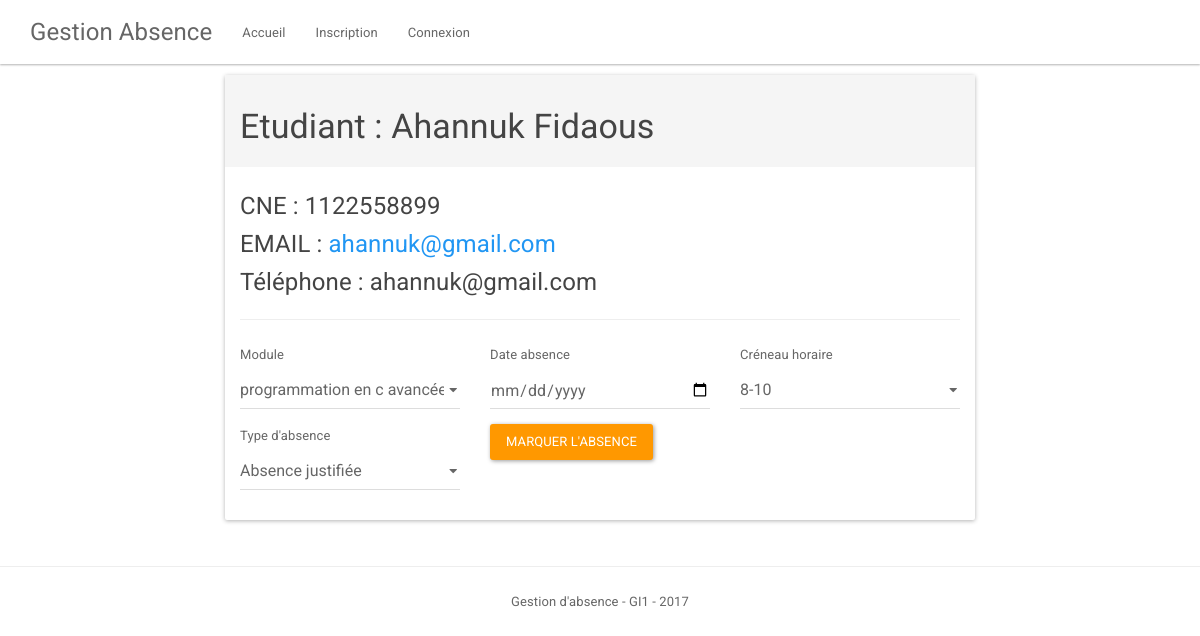
The page /marquer_absence.php?id=1 on the database its author committed.
### tables this page shows
CREATE TABLE IF NOT EXISTS `etudiant` (
  `id` int(11) NOT NULL AUTO_INCREMENT,
  `id_user` int(11) NOT NULL,
  `cin` varchar(255) NOT NULL,
  `nom` varchar(255) NOT NULL,
  `cne` varchar(255) NOT NULL,
  `prenom` varchar(255) NOT NULL,
  `date_naissance` date NOT NULL,
  `adresse` text NOT NULL,
  `lieu_naissance` varchar(255) NOT NULL,
  `telephone` varchar(255) NOT NULL,
  `email` varchar(255) NOT NULL,
  PRIMARY KEY (`id`),
  KEY `id_user` (`id_user`)
);

### files/database.php (called while the page is built, shortened)
<?php
class Db {
    private $host = "127.0.0.1";
    private $username  = "root";
    private  $password = "";
    private $database = "gab";
    public  function __construct ($host = null,$username = null ,$password = null ,$database = null ) {
        try{
            $this->db = new PDO("mysql:host=".$this->host .";dbname=".$this->database, $this->username, $this->password,
                array (
                    PDO::MYSQL_ATTR_INIT_COMMAND => 'SET NAMES UTF8',
                    PDO::ATTR_ERRMODE => PDO::ERRMODE_WARNING
                )
            );
        }catch(PDOException $e){
            echo ($e->getMessage());
        }
    }
}

### files/Etudiant.php (called while the page is built, shortened)
<?php
class Etudiant extends Db {
    public function getEtudiant($id)
    {
        $student = "";
        $sttm = $this->db->prepare("SELECT * FROM etudiant where id=:id");
        $sttm->bindParam(':id', $id);
        if($sttm->execute())
        {
            $student = $sttm->fetch(PDO::FETCH_ASSOC);
            return $student;
        }
        return $student;
    }
}

### files/Module.php (called while the page is built, shortened)
<?php
class Module extends Db{
    public function listModules(){
        $modules = [];
        $sttm = $this->db->prepare("SELECT * FROM module");
        if($sttm->execute())
        {
            $modules = $sttm->fetchAll();
            return $modules;
        }
        return $modules;
    }
}

### marquer_absence.php (the view, shortened to what this page needs)
<?php
require_once "header.php";
$etudiant = new Etudiant();
$etudiant = $etudiant->getEtudiant($_GET["id"]);
$modules = new Module();
$modules = $modules->listModules();
?>
<div class="container">
    <div class="row">
        <div class="col-md-8 col-md-offset-2">
            <div class="panel panel-default">
                <div class="panel-heading"><h3>Etudiant : <?= $etudiant["nom"] ?> <?= $etudiant["prenom"] ?></h3></div>
                <div class="panel-body">
                    <h4>CNE : <?=$etudiant["cne"] ?></h4>
                    <h4>EMAIL : <a target="_blank" href="mailto:<?=$etudiant["email"] ?>"  ><?=$etudiant["email"] ?></a></h4>
                    <h4>Téléphone : <?=$etudiant["email"] ?></h4>
                    <hr>
                    <form action="marquer_absence.php" method="POST">
                        <div class="row">
                            <div class="col-md-4">
                                <div class="form-group">
                                    <label for="">Module</label>
                                    <select class="form-control" name="module" id="">
                                        <?php foreach ($modules as $m): ?>
                                            <option value="<?= $m["nom_module"] ?>"><?= $m["nom_module"] ?></option>
                                        <?php endforeach; ?>
                                    </select>
                                </div>
                            </div>
                            <div class="col-md-4">
                                <div class="form-group">
                                    <label for="">Date absence</label>
                                    <input type="date" name="date_absence" class="form-control" placeholder="Date absence" >
                                </div>
                            </div>
                            <div class="col-md-4">
                                <div class="form-group">
                                    <label for="">Créneau horaire</label>
                                    <select name="crn_horaire" id="" class="form-control">
                                        <option value="8-10">8-10</option>
                                    </select>
                                </div>
                            </div>
                        </div>
                        <div class="row">
                            <div class="col-md-4">
                                <div class="form-group">
                                    <label for="">Type d'absence</label>
                                    <select class="form-control" name="type_absence" id="">
                                        <option value="Absence justifiée" selected >Absence justifiée</option>
                                    </select>
                                </div>
                            </div>
                            <div class="col-md-4">
                                <div class="form-group">
                                    <button type="submit" class="btn btn-warning" name="marquer-absence" >Marquer l'absence</button>
                                </div>
                            </div>
                        </div>
                    </form>
                </div>
            </div>
        </div>
    </div>
</div>
<?php require_once "footer.php"; ?>

### css/styles.css (style rules this page uses)
body { padding-top: 75px; }

### rows shown on the page
etudiant: nom "Ahannuk", prenom "Fidaous", cne "1122558899", email "ahannuk@gmail.com"

### other values the page prints
form field module "programmation en c avancée"
